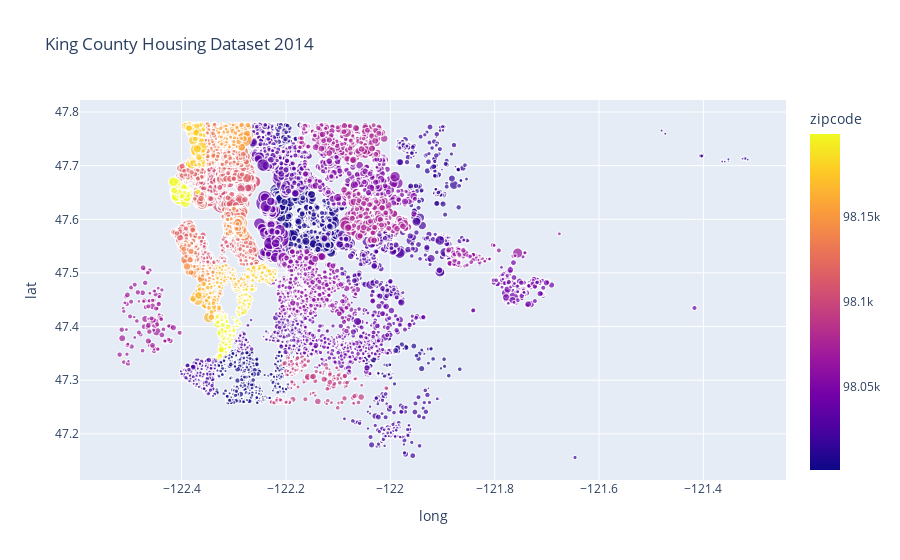

Notebook cell for this chart:
### Code cell
#Use plotly to display awesome charts
import plotly.express as px

fig = px.scatter(sales, x="long",y="lat", 
                 color='zipcode', title='King County Housing Dataset 2014',
                 size='price')
fig.show()

### Figure 1 — Plotly figure (JSON) as saved in the notebook; plotly's stock layout.template omitted (floating-point values rounded to 4 significant figures; data arrays with more than 128 entries replaced by an {"elided": "..."} marker saying what was removed)
{"data": [{"hovertemplate": "long=%{x}<br>lat=%{y}<br>price=%{marker.size}<br>zipcode=%{marker.color}<extra></extra>", "legendgroup": "", "marker": {"color": {"elided": "21613 int values"}, "coloraxis": "coloraxis", "size": {"elided": "21613 int values"}, "sizemode": "area", "sizeref": 19250, "symbol": "circle"}, "mode": "markers", "name": "", "showlegend": false, "type": "scattergl", "x": {"elided": "21613 float values"}, "xaxis": "x", "y": {"elided": "21613 float values"}, "yaxis": "y"}], "layout": {"coloraxis": {"colorbar": {"title": {"text": "zipcode"}}, "colorscale": [[0, "#0d0887"], [0.1111, "#46039f"], [0.2222, "#7201a8"], [0.3333, "#9c179e"], [0.4444, "#bd3786"], [0.5556, "#d8576b"], [0.6667, "#ed7953"], [0.7778, "#fb9f3a"], [0.8889, "#fdca26"], [1, "#f0f921"]]}, "legend": {"itemsizing": "constant", "tracegroupgap": 0}, "title": {"text": "King County Housing Dataset 2014"}, "xaxis": {"anchor": "y", "domain": [0, 1], "title": {"text": "long"}}, "yaxis": {"anchor": "x", "domain": [0, 1], "title": {"text": "lat"}}}}
